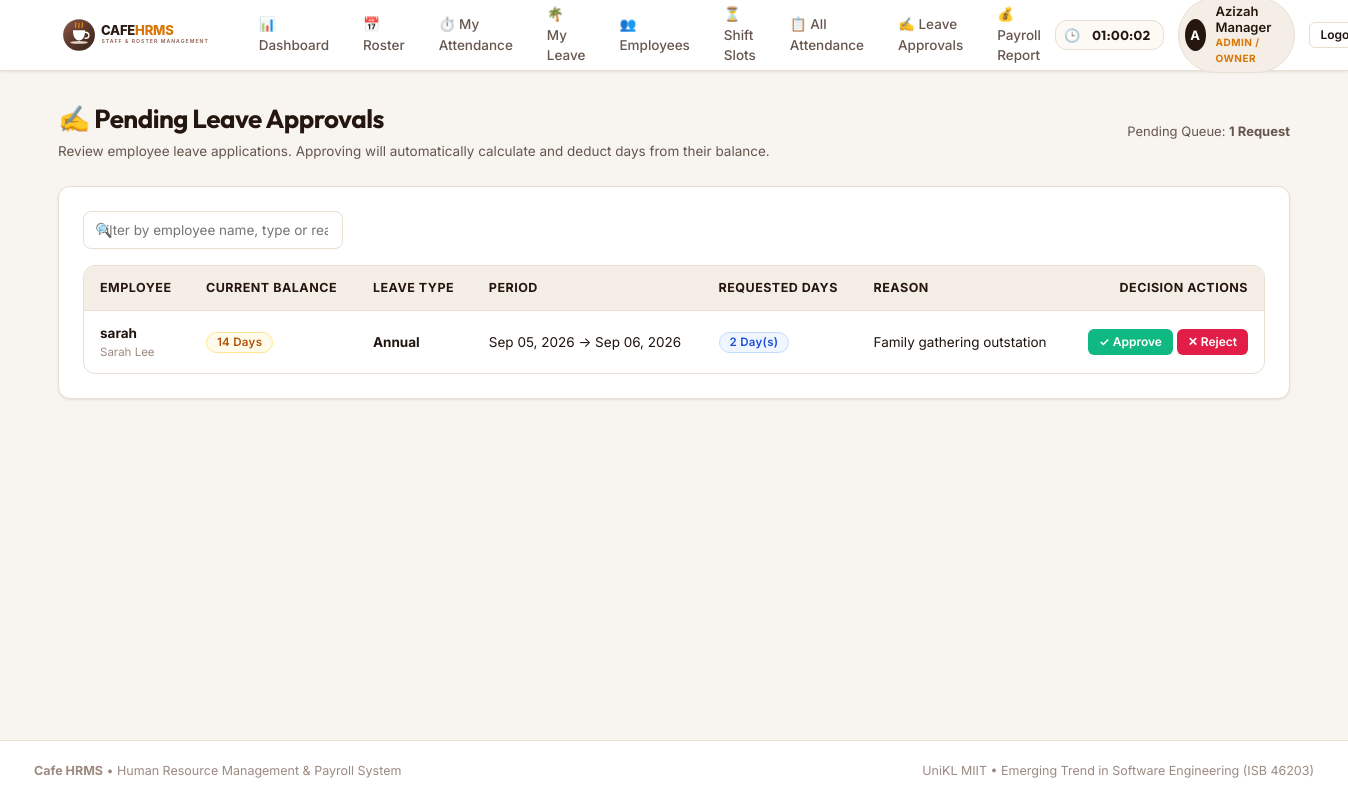
Page /leave/approvals/ (signed in) on the committed database.
### cafe/models.py (models this page shows, shortened)
class LeaveRequest(models.Model):
    LEAVE_TYPE_CHOICES = [
        ("annual", "Annual"),
        ("medical", "Medical"),
        ("emergency", "Emergency"),
    ]
    STATUS_CHOICES = [
        ("pending", "Pending"),
        ("approved", "Approved"),
        ("rejected", "Rejected"),
    ]
    employee = models.ForeignKey(User, on_delete=models.CASCADE)
    leave_type = models.CharField(max_length=20, choices=LEAVE_TYPE_CHOICES)
    start_date = models.DateField()
    end_date = models.DateField()
    reason = models.CharField(max_length=300, blank=True)
    status = models.CharField(max_length=20, choices=STATUS_CHOICES, default="pending")
    @property
    def total_days(self):
        if self.start_date and self.end_date:
            return (self.end_date - self.start_date).days + 1
        return 0

class EmployeeProfile(models.Model):
    ROLE_CHOICES = [
        ("admin", "Admin/Owner"),
        ("manager", "Store Manager"),
        ("staff", "Staff"),
    ]
    EMPLOYMENT_CHOICES = [
        ("full_time", "Full-time"),
        ("part_time", "Part-time"),
        ("casual", "Casual"),
    ]
    user = models.OneToOneField(User, on_delete=models.CASCADE)
    role = models.CharField(max_length=20, choices=ROLE_CHOICES, default="staff")
    employment_type = models.CharField(max_length=20, choices=EMPLOYMENT_CHOICES, default="part_time")
    phone = models.CharField(max_length=30, blank=True)
    emergency_contact = models.CharField(max_length=150, blank=True)
    hourly_rate = models.DecimalField(max_digits=8, decimal_places=2, default=0)
    cert_expiry_date = models.DateField(null=True, blank=True)
    leave_balance = models.IntegerField(default=14)

### cafe/views.py (the view)
# urls.py: path('leave/approvals/', views.leave_approval_list, name='leave_approval_list'),
@login_required
def leave_approval_list(request):
    if not is_admin_or_manager(request.user):
        messages.error(request, "You are not allowed to view this page.")
        return redirect("dashboard")
    requests = LeaveRequest.objects.filter(status="pending").select_related('employee', 'employee__employeeprofile').order_by('start_date')
    return render(request, "leave_approval_list.html", {"requests": requests})

### cafe/views.py (called while the page is built)
def is_admin_or_manager(user):
    if user.is_superuser:
        return True
    try:
        return user.employeeprofile.role in ["admin", "manager"]
    except EmployeeProfile.DoesNotExist:
        return False

### cafe/templates/leave_approval_list.html (shortened to what this page needs)
{% extends "base.html" %}
{% block content %}
<div class="page-header">
    <div class="page-title-group">
        <h1>✍️ Pending Leave Approvals</h1>
        <p class="page-subtitle">Review employee leave applications. Approving will automatically calculate and deduct days from their balance.</p>
    </div>
    <div class="page-actions">
        <div style="font-size: 13px; color: var(--text-secondary);">
            Pending Queue: <strong>{{ requests.count }} Request{{ requests.count|pluralize }}</strong>
        </div>
    </div>
</div>
<div class="card">
    <div class="table-filter-bar">
        <div class="search-input-wrapper">
            <span class="search-icon">🔍</span>
            <input type="text" class="search-input" data-table-search="leave-approval-table" placeholder="Filter by employee name, type or reason...">
        </div>
    </div>
    <div class="table-responsive">
        <table class="custom-table" id="leave-approval-table">
            <thead>
                <tr>
                    <th>Employee</th>
                    <th>Current Balance</th>
                    <th>Leave Type</th>
                    <th>Period</th>
                    <th>Requested Days</th>
                    <th>Reason</th>
                    <th style="text-align: right;">Decision Actions</th>
                </tr>
            </thead>
            <tbody>
                {% for req in requests %}
                <tr>
                    <td>
                        <strong>{{ req.employee.username }}</strong>
                        <div style="font-size: 11.5px; color: var(--text-muted);">{{ req.employee.get_full_name }}</div>
                    </td>
                    <td><span class="badge badge-warning">{{ req.employee.employeeprofile.leave_balance|default:"14" }} Days</span></td>
                    <td><strong>{{ req.get_leave_type_display }}</strong></td>
                    <td>{{ req.start_date|date:"M d, Y" }} &rarr; {{ req.end_date|date:"M d, Y" }}</td>
                    <td><span class="badge badge-role-manager">{{ req.total_days }} Day(s)</span></td>
                    <td>{{ req.reason|default:"-" }}</td>
                    <td style="text-align: right; white-space: nowrap;">
                        <form method="post" action="{% url 'leave_approve' req.pk %}" style="display:inline;">
                            <button type="submit" class="btn btn-success btn-sm">✓ Approve</button>
                        </form>
                        <form method="post" action="{% url 'leave_reject' req.pk %}" style="display:inline;">
                            <button type="submit" class="btn btn-danger btn-sm">✕ Reject</button>
                        </form>
                    </td>
                </tr>
                {% empty %}
                <tr class="no-filter"><td colspan="7" style="text-align: center; color: var(--text-muted); padding: 24px;">No pending leave applications in the queue! 🎉</td></tr>
                {% endfor %}
            </tbody>
        </table>
    </div>
</div>
{% endblock %}

### cafe/templates/base.html (shortened to what this page needs)
{% load static %}
<!DOCTYPE html>
<html lang="en">
<head>
    <link rel="stylesheet" href="{% static 'css/style.css' %}">
</head>
<body>
    <header class="site-header">
        <div class="nav-container">
            <a href="{% url 'dashboard' %}" class="brand-wrapper">
                <img src="{% static 'images/logo.svg' %}" alt="Cafe HRMS Logo" class="brand-logo">
            </a>
            {% if user.is_authenticated %}
            <ul class="nav-menu">
                <li><a href="{% url 'dashboard' %}" class="nav-link">📊 Dashboard</a></li>
                <li><a href="{% url 'roster' %}" class="nav-link">📅 Roster</a></li>
                <li><a href="{% url 'my_attendance' %}" class="nav-link">⏱️ My Attendance</a></li>
                <li><a href="{% url 'my_leave_requests' %}" class="nav-link">🌴 My Leave</a></li>
                {% if user.is_superuser or user.employeeprofile.role == "admin" or user.employeeprofile.role == "manager" %}
                    <li><a href="{% url 'employee_list' %}" class="nav-link">👥 Employees</a></li>
                    <li><a href="{% url 'shiftslot_list' %}" class="nav-link">⏳ Shift Slots</a></li>
                    <li><a href="{% url 'attendance_list' %}" class="nav-link">📋 All Attendance</a></li>
                    <li><a href="{% url 'leave_approval_list' %}" class="nav-link">✍️ Leave Approvals</a></li>
                    <li><a href="{% url 'payroll_summary' %}" class="nav-link">💰 Payroll Report</a></li>
                {% endif %}
            </ul>
            <div class="nav-user-panel">
                <div class="quick-attendance-widget" title="Current Cafe Local Time">
                    <span style="font-size: 13px;">🕒</span>
                    <span id="live-clock-display" class="live-clock">--:--:--</span>
                </div>
                <div class="user-badge">
                    <div class="user-avatar">{{ user.username|slice:":1" }}</div>
                    <div class="user-info">
                        <span class="user-name">{{ user.get_full_name|default:user.username }}</span>
                        <span class="user-role-tag">
                            {% if user.is_superuser %}Admin / Owner
                            {% elif user.employeeprofile.role == 'manager' %}Store Manager
                            {% else %}Barista / Staff{% endif %}
                        </span>
                    </div>
                </div>
                <form method="post" action="{% url 'logout' %}" style="display:inline;">
                    <button type="submit" class="btn btn-secondary btn-sm" title="Sign out of system">Logout</button>
                </form>
            </div>
            {% else %}
            <div class="nav-user-panel">
                <a href="{% url 'login' %}" class="btn btn-primary btn-sm">Staff Login</a>
            </div>
            {% endif %}
        </div>
    </header>
    <main class="main-wrapper">
        {% block content %}{% endblock %}
    </main>
    <footer class="site-footer">
        <div class="footer-container">
            <div>
                <strong>Cafe HRMS</strong> &bull; Human Resource Management &amp; Payroll System
            </div>
            <div>
                UniKL MIIT &bull; Emerging Trend in Software Engineering (ISB 46203)
            </div>
        </div>
    </footer>
</body>
</html>

### rows in the picture
LeaveRequest: employee.username "sarah", employee.get_full_name "Sarah Lee", employee.employeeprofile.leave_balance "14", leave_type "Annual", start_date "Sep 05, 2026", end_date "Sep 06, 2026", total_days "2", reason "Family gathering outstation"

### other values in the picture
{{ user.username|slice:":1" }} "A"
{{ user.get_full_name|default:user.username }} "Azizah Manager"
{{ requests.count }} "1"
